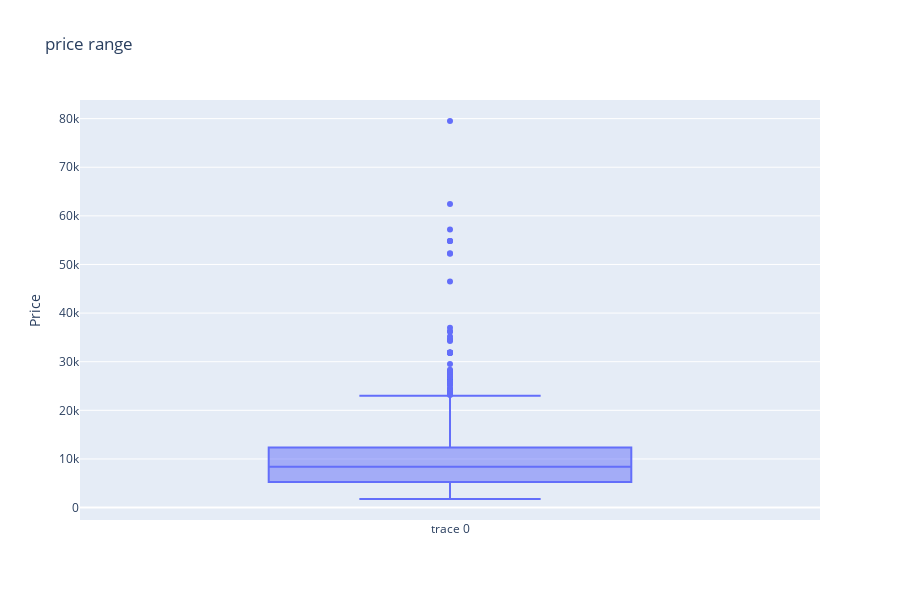

Source (notebook cell):
### Code cell
import plotly.graph_objects as go
import pandas as pd

# Sample data

# Create a box plot
fig = go.Figure()
fig.add_trace(go.Box(y=data['Price'], boxpoints='outliers'))

# Update layout and display the figure
fig.update_layout(title='price range ', yaxis_title='Price',height=600,width=900)
fig.show()

### Figure 1 — Plotly figure (JSON) as saved in the notebook; plotly's stock layout.template omitted (floating-point values rounded to 4 significant figures; data arrays with more than 128 entries replaced by an {"elided": "..."} marker saying what was removed)
{"data": [{"boxpoints": "outliers", "type": "box", "y": {"elided": "10682 int values"}}], "layout": {"height": 600, "title": {"text": "price range "}, "width": 900, "yaxis": {"title": {"text": "Price"}}}}
